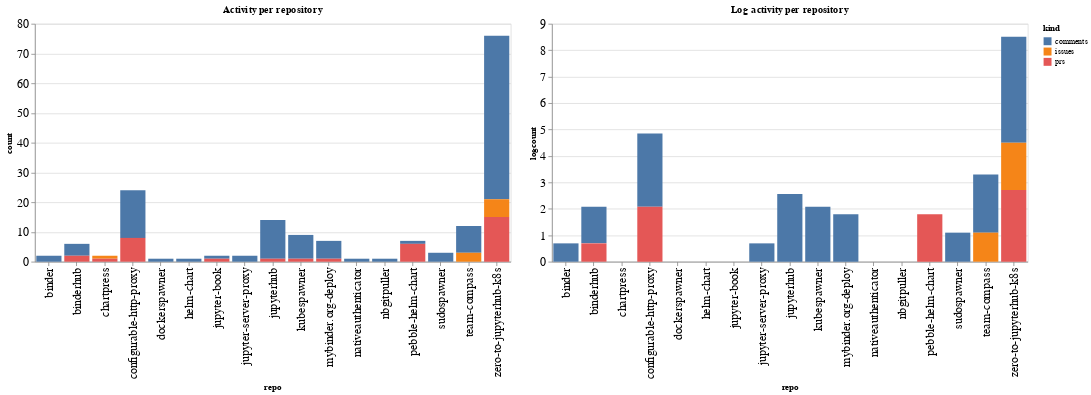

Source (notebook cell):
### Code cell
ch1 = alt.Chart(repo_summaries, width=600, title="Activity per repository").mark_bar().encode(
    x='repo',
    y='count',
    color='kind',
    tooltip="kind"
)

ch2 = alt.Chart(repo_summaries, width=600, title="Log activity per repository").mark_bar().encode(
    x='repo',
    y='logcount',
    color='kind',
    tooltip="kind"
)

ch1 | ch2

### Figure 1 — Vega-Lite specification as saved in the notebook (floating-point values rounded to 4 significant figures)
{"config": {"axisLeft": {"labelFontSize": 15}, "axisBottom": {"labelFontSize": 15}}, "hconcat": [{"mark": "bar", "encoding": {"color": {"type": "nominal", "field": "kind"}, "tooltip": {"type": "nominal", "field": "kind"}, "x": {"type": "nominal", "field": "repo"}, "y": {"type": "quantitative", "field": "count"}}, "title": "Activity per repository", "width": 600}, {"mark": "bar", "encoding": {"color": {"type": "nominal", "field": "kind"}, "tooltip": {"type": "nominal", "field": "kind"}, "x": {"type": "nominal", "field": "repo"}, "y": {"type": "quantitative", "field": "logcount"}}, "title": "Log activity per repository", "width": 600}], "data": {"name": "data-cb8a0a080c82fb94f533604aa492deba"}, "$schema": "https://vega.github.io/schema/vega-lite/v4.8.1.json", "datasets": {"data-cb8a0a080c82fb94f533604aa492deba": [{"repo": "binder", "kind": "comments", "count": 2, "logcount": 0.6931}, {"repo": "binderhub", "kind": "comments", "count": 4, "logcount": 1.386}, {"repo": "binderhub", "kind": "prs", "count": 2, "logcount": 0.6931}, {"repo": "chartpress", "kind": "issues", "count": 1, "logcount": 0.0}, {"repo": "chartpress", "kind": "prs", "count": 1, "logcount": 0.0}, {"repo": "configurable-http-proxy", "kind": "comments", "count": 16, "logcount": 2.773}, {"repo": "configurable-http-proxy", "kind": "prs", "count": 8, "logcount": 2.079}, {"repo": "dockerspawner", "kind": "comments", "count": 1, "logcount": 0.0}, {"repo": "helm-chart", "kind": "comments", "count": 1, "logcount": 0.0}, {"repo": "jupyter-book", "kind": "comments", "count": 1, "logcount": 0.0}, {"repo": "jupyter-book", "kind": "prs", "count": 1, "logcount": 0.0}, {"repo": "jupyter-server-proxy", "kind": "comments", "count": 2, "logcount": 0.6931}, {"repo": "jupyterhub", "kind": "comments", "count": 13, "logcount": 2.565}, {"repo": "jupyterhub", "kind": "prs", "count": 1, "logcount": 0.0}, {"repo": "kubespawner", "kind": "comments", "count": 8, "logcount": 2.079}, {"repo": "kubespawner", "kind": "prs", "count": 1, "logcount": 0.0}, {"repo": "mybinder.org-deploy", "kind": "comments", "count": 6, "logcount": 1.792}, {"repo": "mybinder.org-deploy", "kind": "prs", "count": 1, "logcount": 0.0}, {"repo": "nativeauthenticator", "kind": "comments", "count": 1, "logcount": 0.0}, {"repo": "nbgitpuller", "kind": "comments", "count": 1, "logcount": 0.0}, {"repo": "pebble-helm-chart", "kind": "comments", "count": 1, "logcount": 0.0}, {"repo": "pebble-helm-chart", "kind": "prs", "count": 6, "logcount": 1.792}, {"repo": "sudospawner", "kind": "comments", "count": 3, "logcount": 1.099}, {"repo": "team-compass", "kind": "comments", "count": 9, "logcount": 2.197}, {"repo": "team-compass", "kind": "issues", "count": 3, "logcount": 1.099}, {"repo": "zero-to-jupyterhub-k8s", "kind": "comments", "count": 55, "logcount": 4.007}, {"repo": "zero-to-jupyterhub-k8s", "kind": "issues", "count": 6, "logcount": 1.792}, {"repo": "zero-to-jupyterhub-k8s", "kind": "prs", "count": 15, "logcount": 2.708}]}}
